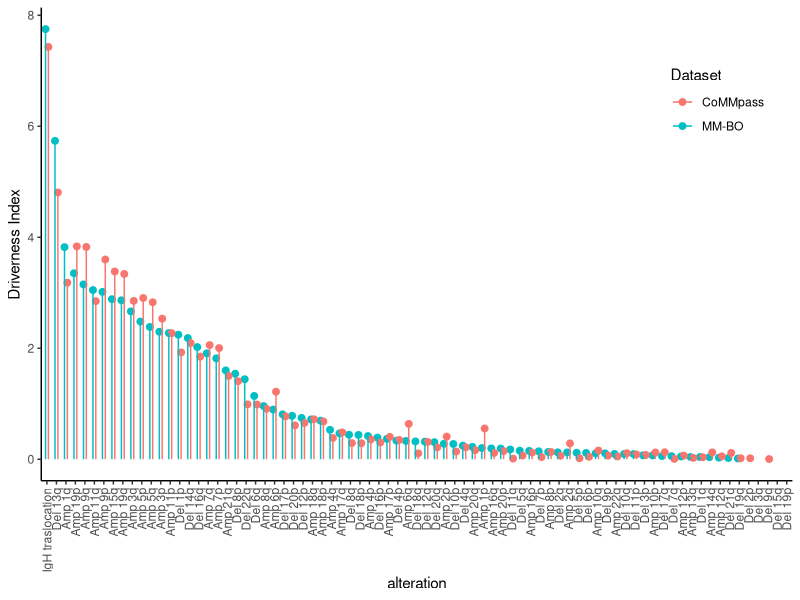
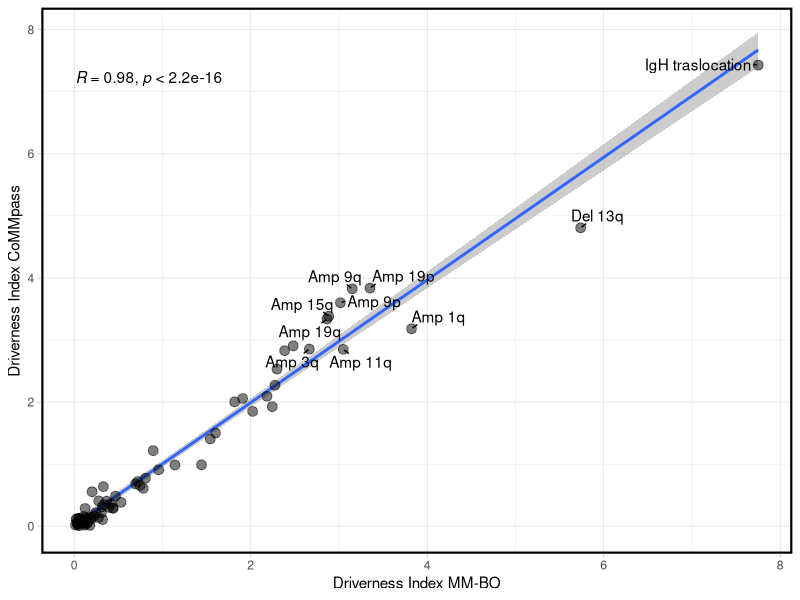
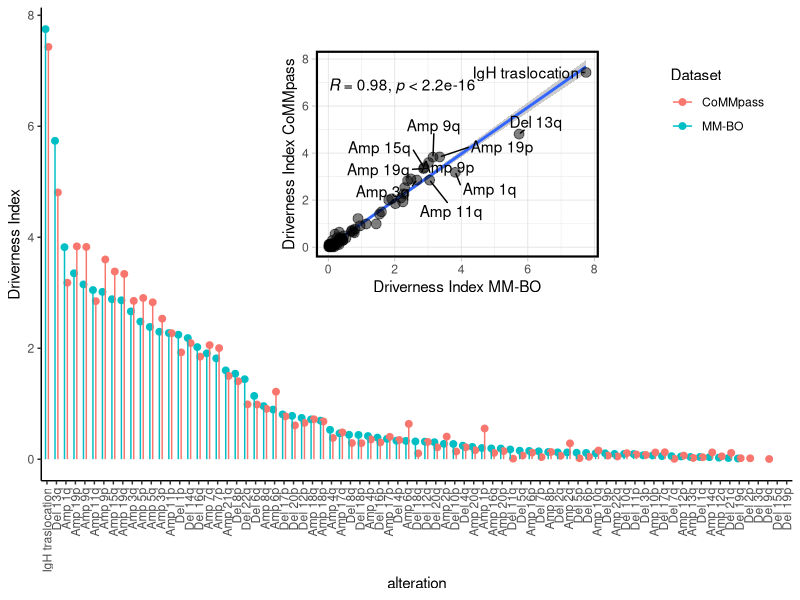
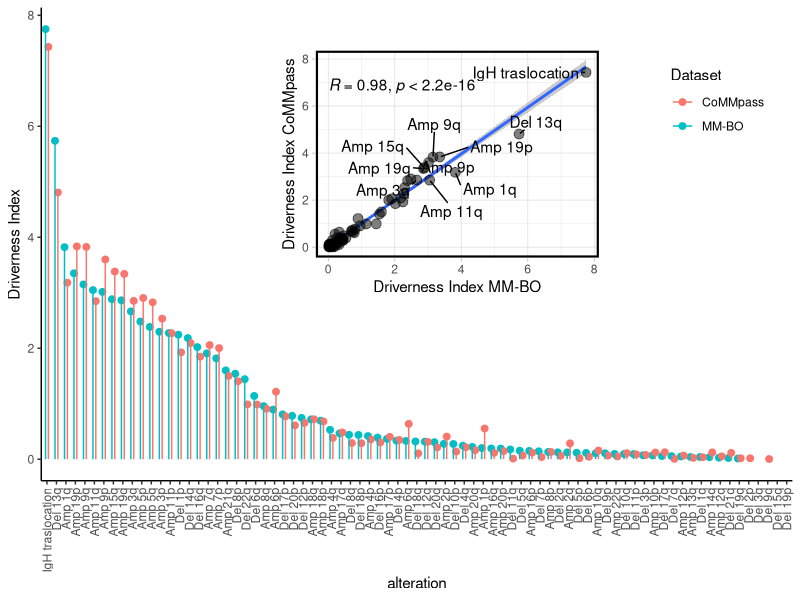
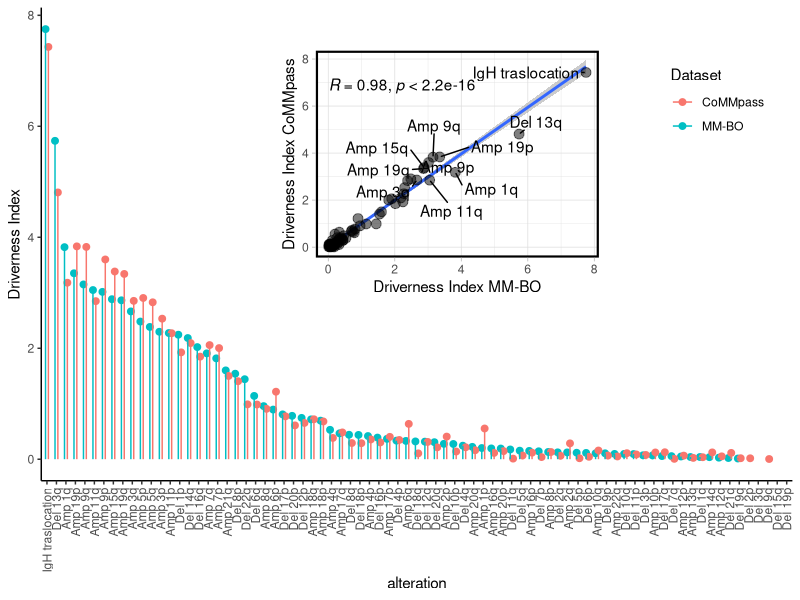

Here is the R script that generated these plots, in order:
library(tidyverse)

ai_bolo <- data.table::fread("workfiles/DrivernessIndex_table_BO.txt")
ai_comm <- data.table::fread("workfiles/DrivernessIndex_table_CoMMpass.txt")

ai_bolo$alteration %>% sort == ai_comm$alteration %>% sort

# ai_comm$alteration <- recode(ai_comm$alteration, 
#        SeqWGS_WHSC1_CALL ="t_4_14", 
#        SeqWGS_CCND1_CALL="t_11_14",
#        SeqWGS_CCND3_CALL="t_6_14",
#        SeqWGS_MAF_CALL="t_14_16",
#        SeqWGS_MAFB_CALL="t_14_20",)

# ai_comm <- ai_comm %>% filter(!grepl("Seq",ai_comm$alteration))

merge <- left_join(ai_bolo, ai_comm, by = c("alteration"), suffix = c(".Bolo", ".CoMM"),) %>% 
  arrange(desc(Driverness_Index.Bolo))


merge$alteration <- merge$alteration %>% str_remove("maj_call_|maj_broad_") %>% str_replace_all("_", " ") %>% str_remove("chr ") %>% str_replace_all("DEL", "Del") %>% str_replace_all("AMP", "Amp")

merge$alteration <- factor(merge$alteration, levels = merge$alteration, ordered = T)

merge$alteration[order(merge$Driverness_Index.Bolo)]


gg1 <- merge %>% ggplot(aes(alteration, Driverness_Index.Bolo)) +
  geom_point(aes(color="MM-BO"), position = position_nudge(x = -0.15), size=2) +
  geom_point(aes(x=alteration,y=Driverness_Index.CoMM, color="CoMMpass"), size=2, position = position_nudge(x = 0.15)) +
  geom_segment(aes(x=alteration, xend=alteration, y=0, yend=Driverness_Index.Bolo, color="MM-BO"), position = position_nudge(x = -0.15))+
  geom_segment(aes(x=alteration, xend=alteration, y=0, yend=Driverness_Index.CoMM, color="CoMMpass"), position = position_nudge(x = 0.15))+
  ylab("Driverness Index") +
  theme_classic() +
  theme(axis.text.x = element_text(angle = 90, vjust = 0.5, hjust=1),
        legend.position = c(0.9, 0.8))+
  guides(color=guide_legend(title="Dataset"))

gg1


gg2 <- merge %>% ggplot(aes(Driverness_Index.Bolo, Driverness_Index.CoMM)) + 
  theme_light() +
  geom_smooth(method = "lm", alpha= 0.5) +
  geom_point(fill="black", colour="black", shape=21, size=3, alpha=0.5) + 
  ggpubr::stat_cor() +
  xlab(label = "Driverness Index MM-BO") +
  ylab("Driverness Index CoMMpass") +
  ggrepel::geom_text_repel(data = merge %>% filter(Driverness_Index.Bolo>2.6 & Driverness_Index.CoMM >2.6),
                            aes(label=alteration), force = 1, min.segment.length=0, max.overlaps = 100) +
    theme(legend.position="none", 
          panel.border = element_rect(color = "black",
                                      fill = NA,
                                      size = 1.5))
  
gg2



gg1 + annotation_custom(ggplotGrob(gg2), xmin = 25, xmax = 60, 
                       ymin = 2.8, ymax = 7.5)

dir.create("plots/Driverness_index/", showWarnings = F, recursive = T)

ggsave("plots/Driverness_index/Driverness_index_def.pdf", 
       device = "pdf", width = 12, height = 8)

ggsave("plots/Driverness_index/Driverness_index_def.svg", 
        width = 12, height = 8)
